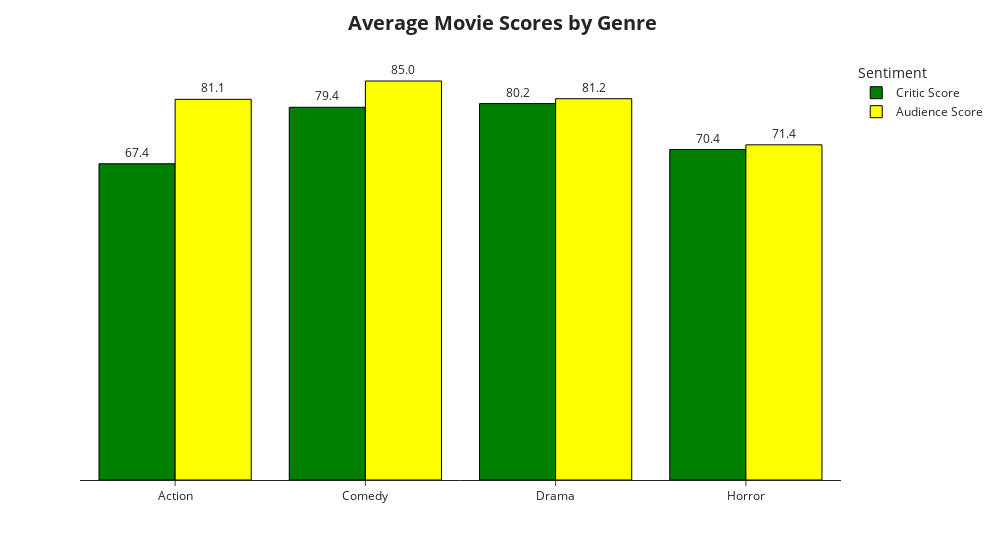

The notebook cell this image was saved under:
### Code cell
genre_df = df[['genre','critic_score','audience_score']].groupby('genre').mean()
genre_df.columns = ['Critic Score','Audience Score']
bar1 = px.bar(genre_df, x=genre_df.index, y=['Critic Score','Audience Score'],
                barmode='group',
                template='simple_white',
                labels = {'variable' : 'Sentiment'}, # rename legend label
                color_discrete_map={'Critic Score': 'green', 'Audience Score': 'yellow'})

bar1.update_layout(title=dict(text='<b> Average Movie Scores by Genre</b>',font=dict(size=20)), # add title, add bold formatting and make the title interactive
                            width = 1000, # set width
                             title_x = 0.5, # move title to the middle
                             xaxis_title = '', # remove x axis title, don't remove the whole x axis as i want to keep the month labels
                             yaxis_title = '', # remove y axis title
                             yaxis = dict(visible=False),
                             )
bar1.update_traces(texttemplate = '%{value:.3s}', textposition='outside')

bar1.update_traces(marker=dict(line=dict(color='black', width=1))) # add black border to bars

bar1.for_each_annotation(lambda a: a.update(text=a.text.split("=")[-1].replace('audience', 'Audience Reviews').replace('critic', 'Critic Reviews'))) # rename facet titles
bar1.show()

### Figure 1 — Plotly figure (JSON) as saved in the notebook; plotly's stock layout.template omitted (floating-point values rounded to 4 significant figures)
{"data": [{"alignmentgroup": "True", "hovertemplate": "Sentiment=Critic Score<br>genre=%{x}<br>value=%{y}<extra></extra>", "legendgroup": "Critic Score", "marker": {"color": "green", "line": {"color": "black", "width": 1}, "pattern": {"shape": ""}}, "name": "Critic Score", "offsetgroup": "Critic Score", "orientation": "v", "showlegend": true, "textposition": "outside", "texttemplate": "%{value:.3s}", "type": "bar", "x": ["Action", "Comedy", "Drama", "Horror"], "xaxis": "x", "y": [67.36, 79.4, 80.18, 70.4], "yaxis": "y"}, {"alignmentgroup": "True", "hovertemplate": "Sentiment=Audience Score<br>genre=%{x}<br>value=%{y}<extra></extra>", "legendgroup": "Audience Score", "marker": {"color": "yellow", "line": {"color": "black", "width": 1}, "pattern": {"shape": ""}}, "name": "Audience Score", "offsetgroup": "Audience Score", "orientation": "v", "showlegend": true, "textposition": "outside", "texttemplate": "%{value:.3s}", "type": "bar", "x": ["Action", "Comedy", "Drama", "Horror"], "xaxis": "x", "y": [81.09, 85, 81.23, 71.4], "yaxis": "y"}], "layout": {"barmode": "group", "legend": {"title": {"text": "Sentiment"}, "tracegroupgap": 0}, "margin": {"t": 60}, "title": {"font": {"size": 20}, "text": "<b> Average Movie Scores by Genre</b>", "x": 0.5}, "width": 1000, "xaxis": {"anchor": "y", "domain": [0, 1], "title": {"text": ""}}, "yaxis": {"anchor": "x", "domain": [0, 1], "title": {"text": ""}, "visible": false}}}
